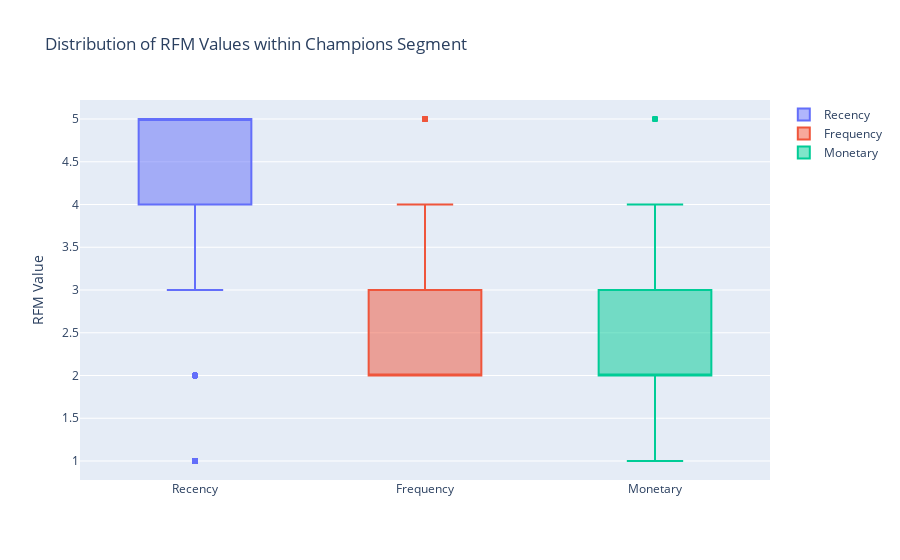

The code cell stored with this chart in its notebook:
### Code cell
# Filter the data to include only the customers in the Champions segment
champions_segment = data[data['RFM Customer Segments'] == 'Champions']

fig = go.Figure()
fig.add_trace(go.Box(y=champions_segment['RecencyScore'], name='Recency'))
fig.add_trace(go.Box(y=champions_segment['FrequencyScore'], name='Frequency'))
fig.add_trace(go.Box(y=champions_segment['MonetaryScore'], name='Monetary'))

fig.update_layout(title='Distribution of RFM Values within Champions Segment',
                  yaxis_title='RFM Value',
                  showlegend=True)

fig.show()

### Figure 1 — Plotly figure (JSON) as saved in the notebook; plotly's stock layout.template omitted (floating-point values rounded to 4 significant figures; data arrays with more than 128 entries replaced by an {"elided": "..."} marker saying what was removed)
{"data": [{"name": "Recency", "type": "box", "y": {"elided": "7923 int values"}}, {"name": "Frequency", "type": "box", "y": {"elided": "7923 int values"}}, {"name": "Monetary", "type": "box", "y": {"elided": "7923 int values"}}], "layout": {"showlegend": true, "title": {"text": "Distribution of RFM Values within Champions Segment"}, "yaxis": {"title": {"text": "RFM Value"}}}}
